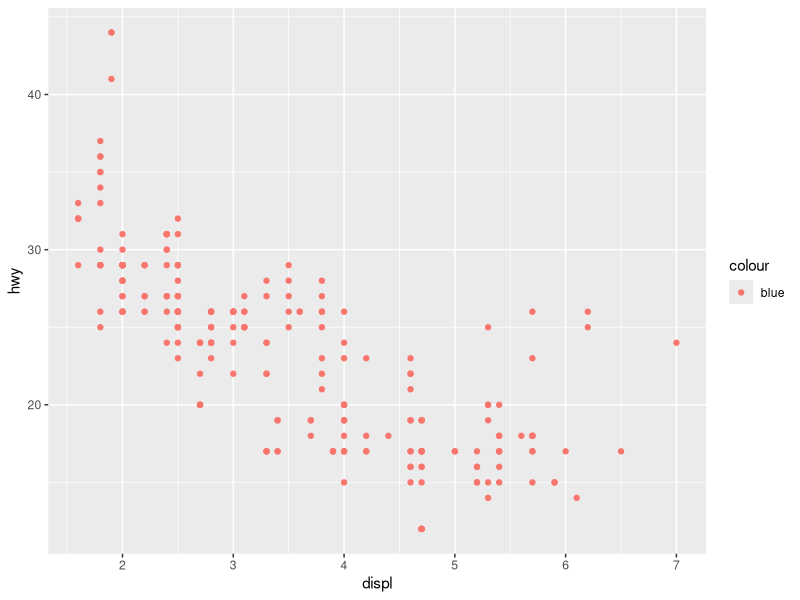
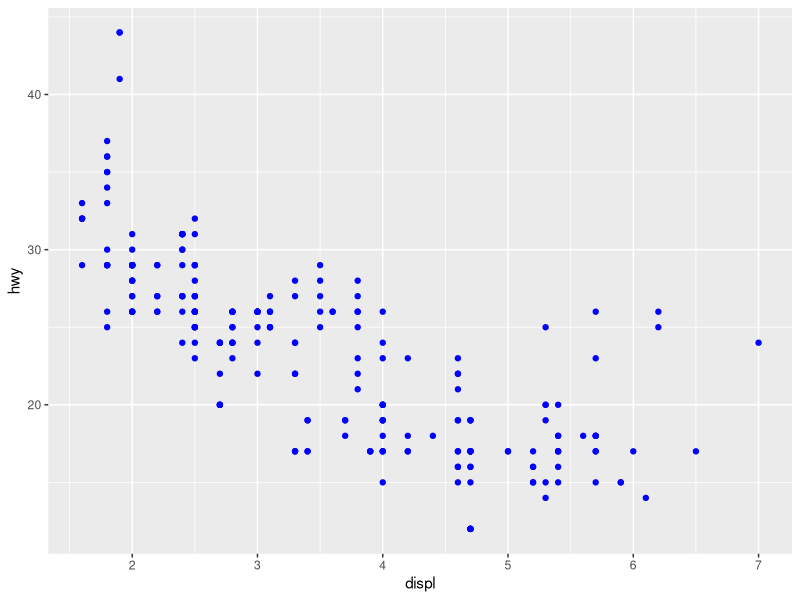
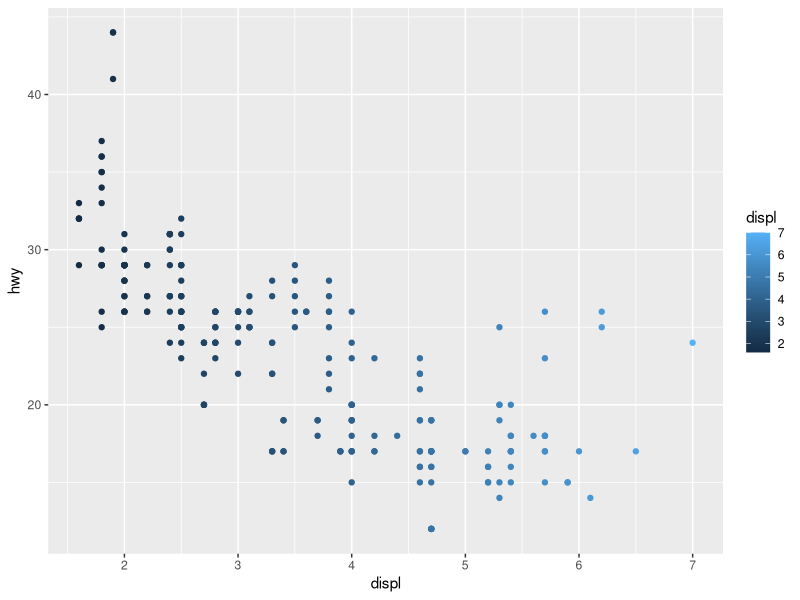
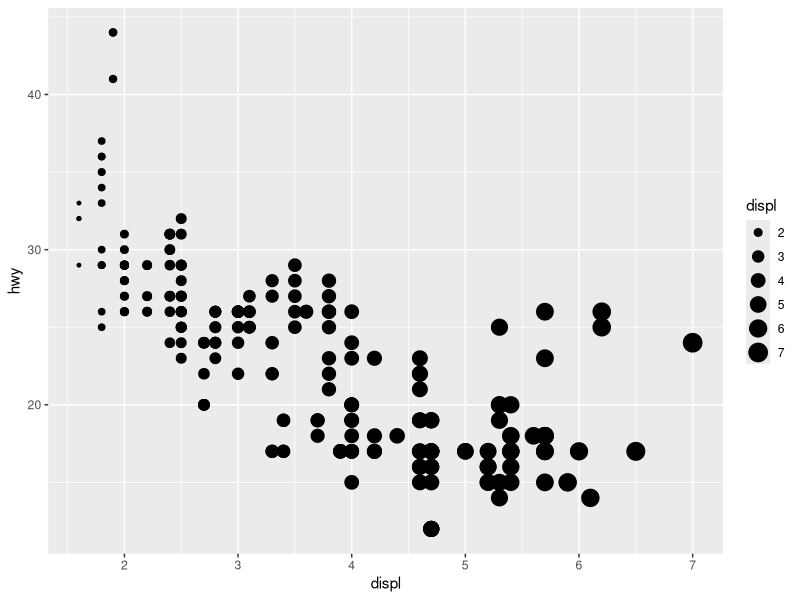
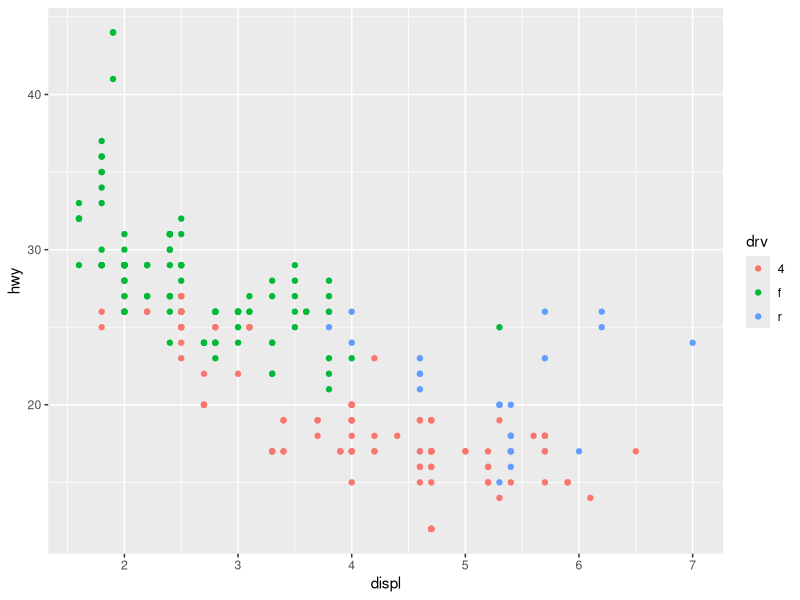
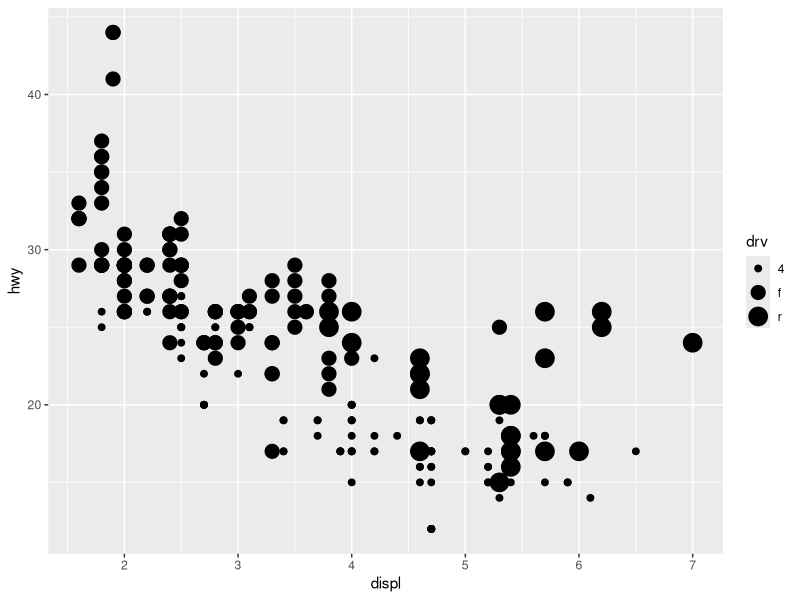
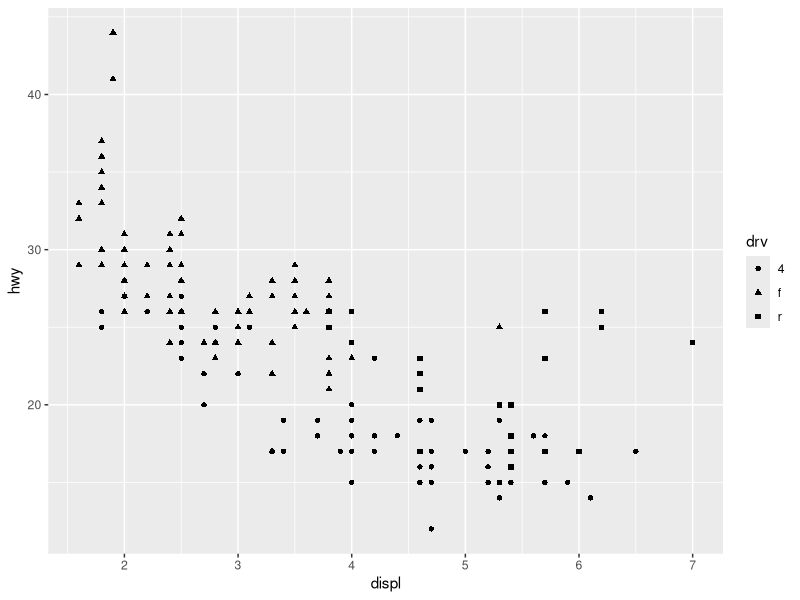
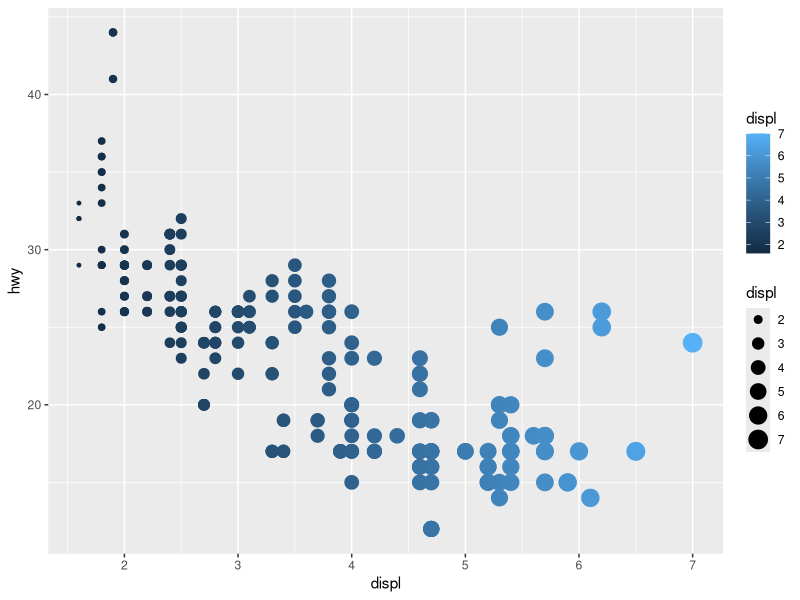

Generate these figures, in order, with R:
## ---- chunk 1
    library(ggplot2)
    ggplot(data = mpg) + 
      geom_point(mapping = aes(x = displ, y = hwy, color = "blue"))
## ---- chunk 2
    library(ggplot2)
    ggplot(data = mpg) + 
      geom_point(mapping = aes(x = displ, y = hwy), color = "blue")
## ---- chunk 3
    library(knitr)
    kable(head(mpg))
## ---- chunk 4
    # Map a continuous variable to color
    library(ggplot2)
    ggplot(data = mpg) + 
      geom_point(mapping = aes(x = displ, y = hwy, color = displ))
## ---- chunk 5
    # Map a continuous variable to size
    library(ggplot2)
    ggplot(data = mpg) + 
      geom_point(mapping = aes(x = displ, y = hwy, size = displ))
## ---- chunk 6
    # Map a categorical variable to color
    library(ggplot2)
    ggplot(data = mpg) + 
      geom_point(mapping = aes(x = displ, y = hwy, color = drv))
## ---- chunk 7
    # Map a categorical variable to size
    library(ggplot2)
    ggplot(data = mpg) + 
      geom_point(mapping = aes(x = displ, y = hwy, size = drv))
## ---- chunk 8
    # Map a categorical variable to size
    library(ggplot2)
    ggplot(data = mpg) + 
      geom_point(mapping = aes(x = displ, y = hwy, shape = drv))
## ---- chunk 9
    library(ggplot2)
    ggplot(data = mpg) + 
      geom_point(mapping = aes(x = displ, y = hwy, color = displ, size = displ))
## ---- chunk 10
    library(ggplot2)
    ggplot(data = mpg) + 
      geom_point(mapping = aes(x = displ, y = hwy, stroke = 3))
## ---- chunk 11
    library(ggplot2)
    ggplot(data = mpg) + 
      geom_point(mapping = aes(x = displ, y = hwy, stroke = 10))
## ---- chunk 12
    ggplot(data = mpg) + 
      geom_point(mapping = aes(x = displ, y = hwy)) + 
      facet_grid(drv ~ cyl)
## ---- chunk 13
    ggplot(data = mpg) + 
      geom_point(mapping = aes(x = drv, y = cyl))
## ---- chunk 14
    ggplot(data = mpg) + 
      geom_point(mapping = aes(x = displ, y = hwy)) +
      facet_grid(drv ~ .)
## ---- chunk 15
    ggplot(data = mpg) + 
      geom_point(mapping = aes(x = displ, y = hwy)) +
      facet_grid(. ~ cyl)
## ---- chunk 16
    ggplot(data = mpg) + 
      geom_point(mapping = aes(x = displ, y = hwy)) + 
      facet_wrap(~ class, nrow = 2)
## ---- chunk 17

## ---- chunk 18

## ---- chunk 19

## ---- chunk 20

## ---- chunk 21

## ---- chunk 22

## ---- chunk 23

## ---- chunk 24

## ---- chunk 25

## ---- chunk 26

## ---- chunk 27
    ggplot(data = mpg, mapping = aes(x = cty, y = hwy)) + 
      geom_point()
## ---- chunk 28

## ---- chunk 29

## ---- chunk 30

## ---- chunk 31

## ---- chunk 32

## ---- chunk 33
    ggplot(data = mpg, mapping = aes(x = cty, y = hwy)) +
      geom_point() + 
      geom_abline() +
      coord_fixed()
## ---- chunk 34

